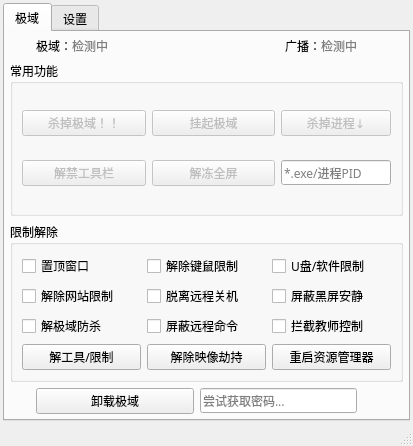
<?xml version="1.0" encoding="UTF-8"?>
<ui version="4.0">
 <class>NoTopDomain</class>
 <widget class="QMainWindow" name="NoTopDomain">
  <property name="geometry">
   <rect>
    <x>0</x>
    <y>0</y>
    <width>413</width>
    <height>446</height>
   </rect>
  </property>
  <property name="font">
   <font>
    <family>Microsoft YaHei UI Light</family>
    <pointsize>9</pointsize>
   </font>
  </property>
  <property name="windowTitle">
   <string>NoTopDomain v0.01 By LYX</string>
  </property>
  <widget class="QWidget" name="centralwidget">
   <layout class="QGridLayout" name="gridLayout">
    <property name="leftMargin">
     <number>3</number>
    </property>
    <property name="topMargin">
     <number>3</number>
    </property>
    <property name="rightMargin">
     <number>3</number>
    </property>
    <property name="bottomMargin">
     <number>3</number>
    </property>
    <property name="spacing">
     <number>3</number>
    </property>
    <item row="0" column="0">
     <widget class="QTabWidget" name="PigeonGames">
      <property name="currentIndex">
       <number>0</number>
      </property>
      <widget class="QWidget" name="tab">
       <attribute name="title">
        <string>极域</string>
       </attribute>
       <layout class="QGridLayout" name="gridLayout_4">
        <property name="leftMargin">
         <number>5</number>
        </property>
        <property name="topMargin">
         <number>5</number>
        </property>
        <property name="rightMargin">
         <number>5</number>
        </property>
        <property name="bottomMargin">
         <number>5</number>
        </property>
        <item row="2" column="0" colspan="4">
         <widget class="QGroupBox" name="groupBox_2">
          <property name="title">
           <string>限制解除</string>
          </property>
          <layout class="QGridLayout" name="gridLayout_3">
           <item row="2" column="0">
            <widget class="QCheckBox" name="UnlockTDHook">
             <property name="text">
              <string>解极域防杀</string>
             </property>
            </widget>
           </item>
           <item row="1" column="2">
            <widget class="QCheckBox" name="NoBlackScreen">
             <property name="text">
              <string>屏蔽黑屏安静</string>
             </property>
            </widget>
           </item>
           <item row="2" column="2">
            <widget class="QCheckBox" name="NoControl">
             <property name="text">
              <string>拦截教师控制</string>
             </property>
            </widget>
           </item>
           <item row="3" column="1">
            <widget class="QPushButton" name="NoImg">
             <property name="text">
              <string>解除映像劫持</string>
             </property>
            </widget>
           </item>
           <item row="0" column="1">
            <widget class="QCheckBox" name="KeyboardYes">
             <property name="text">
              <string>解除键鼠限制</string>
             </property>
            </widget>
           </item>
           <item row="3" column="0">
            <widget class="QPushButton" name="ToolsYes">
             <property name="text">
              <string>解工具/限制</string>
             </property>
            </widget>
           </item>
           <item row="2" column="1">
            <widget class="QCheckBox" name="NoCommand">
             <property name="text">
              <string>屏蔽远程命令</string>
             </property>
            </widget>
           </item>
           <item row="0" column="0">
            <widget class="QCheckBox" name="IamTop">
             <property name="text">
              <string>置顶窗口</string>
             </property>
            </widget>
           </item>
           <item row="0" column="2">
            <widget class="QCheckBox" name="USBYes">
             <property name="text">
              <string>U盘/软件限制</string>
             </property>
            </widget>
           </item>
           <item row="1" column="1">
            <widget class="QCheckBox" name="NoShutdown">
             <property name="text">
              <string>脱离远程关机</string>
             </property>
            </widget>
           </item>
           <item row="3" column="2">
            <widget class="QPushButton" name="RestartExplorer">
             <property name="text">
              <string>重启资源管理器</string>
             </property>
            </widget>
           </item>
           <item row="1" column="0">
            <widget class="QCheckBox" name="WebsiteYes">
             <property name="text">
              <string>解除网站限制</string>
             </property>
            </widget>
           </item>
          </layout>
         </widget>
        </item>
        <item row="0" column="2">
         <widget class="QLabel" name="GBing">
          <property name="layoutDirection">
           <enum>Qt::LeftToRight</enum>
          </property>
          <property name="text">
           <string>广播：&lt;span style=&quot;color:grey&quot;&gt;检测中&lt;/span&gt;</string>
          </property>
          <property name="alignment">
           <set>Qt::AlignRight|Qt::AlignTrailing|Qt::AlignVCenter</set>
          </property>
          <property name="margin">
           <number>0</number>
          </property>
         </widget>
        </item>
        <item row="0" column="1">
         <widget class="QLabel" name="StudentRunning">
          <property name="text">
           <string>极域：&lt;span style=&quot;color:grey&quot;&gt;检测中&lt;/span&gt;</string>
          </property>
          <property name="margin">
           <number>0</number>
          </property>
         </widget>
        </item>
        <item row="0" column="3">
         <widget class="QLabel" name="label_5">
          <property name="maximumSize">
           <size>
            <width>40</width>
            <height>16777215</height>
           </size>
          </property>
          <property name="text">
           <string/>
          </property>
         </widget>
        </item>
        <item row="0" column="0">
         <widget class="QLabel" name="label_6">
          <property name="maximumSize">
           <size>
            <width>20</width>
            <height>16777215</height>
           </size>
          </property>
          <property name="text">
           <string/>
          </property>
         </widget>
        </item>
        <item row="1" column="0" colspan="4">
         <widget class="QGroupBox" name="groupBox">
          <property name="title">
           <string>常用功能</string>
          </property>
          <layout class="QGridLayout" name="gridLayout_2" rowstretch="1,1" columnstretch="1,1,1">
           <property name="verticalSpacing">
            <number>7</number>
           </property>
           <item row="1" column="1">
            <widget class="QPushButton" name="GBWindowed">
             <property name="enabled">
              <bool>false</bool>
             </property>
             <property name="maximumSize">
              <size>
               <width>16777215</width>
               <height>16777215</height>
              </size>
             </property>
             <property name="text">
              <string>解冻全屏</string>
             </property>
             <property name="autoDefault">
              <bool>false</bool>
             </property>
             <property name="flat">
              <bool>false</bool>
             </property>
            </widget>
           </item>
           <item row="0" column="1">
            <widget class="QPushButton" name="HangUpTD">
             <property name="enabled">
              <bool>false</bool>
             </property>
             <property name="sizePolicy">
              <sizepolicy hsizetype="Minimum" vsizetype="Fixed">
               <horstretch>0</horstretch>
               <verstretch>0</verstretch>
              </sizepolicy>
             </property>
             <property name="maximumSize">
              <size>
               <width>16777215</width>
               <height>16777215</height>
              </size>
             </property>
             <property name="text">
              <string>挂起极域</string>
             </property>
            </widget>
           </item>
           <item row="1" column="0">
            <widget class="QPushButton" name="EnableTDBar">
             <property name="enabled">
              <bool>false</bool>
             </property>
             <property name="maximumSize">
              <size>
               <width>16777215</width>
               <height>16777215</height>
              </size>
             </property>
             <property name="text">
              <string>解禁工具栏</string>
             </property>
            </widget>
           </item>
           <item row="0" column="0">
            <widget class="QPushButton" name="KillTD">
             <property name="enabled">
              <bool>false</bool>
             </property>
             <property name="minimumSize">
              <size>
               <width>100</width>
               <height>0</height>
              </size>
             </property>
             <property name="text">
              <string>杀掉极域！！</string>
             </property>
            </widget>
           </item>
           <item row="0" column="2">
            <widget class="QPushButton" name="KillCurrent">
             <property name="enabled">
              <bool>false</bool>
             </property>
             <property name="text">
              <string>杀掉进程↓</string>
             </property>
            </widget>
           </item>
           <item row="1" column="2">
            <widget class="QLineEdit" name="KillSome">
             <property name="enabled">
              <bool>true</bool>
             </property>
             <property name="sizePolicy">
              <sizepolicy hsizetype="Minimum" vsizetype="Fixed">
               <horstretch>0</horstretch>
               <verstretch>0</verstretch>
              </sizepolicy>
             </property>
             <property name="minimumSize">
              <size>
               <width>110</width>
               <height>0</height>
              </size>
             </property>
             <property name="maximumSize">
              <size>
               <width>0</width>
               <height>16777215</height>
              </size>
             </property>
             <property name="placeholderText">
              <string>*.exe/进程PID</string>
             </property>
            </widget>
           </item>
          </layout>
         </widget>
        </item>
        <item row="3" column="1">
         <widget class="QPushButton" name="UninstallTopDomain">
          <property name="text">
           <string>卸载极域</string>
          </property>
         </widget>
        </item>
        <item row="3" column="2">
         <widget class="QLineEdit" name="TDPasswd">
          <property name="sizePolicy">
           <sizepolicy hsizetype="Minimum" vsizetype="Fixed">
            <horstretch>0</horstretch>
            <verstretch>0</verstretch>
           </sizepolicy>
          </property>
          <property name="readOnly">
           <bool>true</bool>
          </property>
          <property name="placeholderText">
           <string>尝试获取密码...</string>
          </property>
         </widget>
        </item>
       </layout>
      </widget>
      <widget class="QWidget" name="tab_3">
       <attribute name="title">
        <string>设置</string>
       </attribute>
       <layout class="QGridLayout" name="gridLayout_6">
        <property name="leftMargin">
         <number>20</number>
        </property>
        <property name="topMargin">
         <number>20</number>
        </property>
        <property name="rightMargin">
         <number>20</number>
        </property>
        <property name="bottomMargin">
         <number>20</number>
        </property>
        <item row="1" column="0">
         <widget class="QCheckBox" name="checkBox_2">
          <property name="text">
           <string>修改窗口化时自动缩放窗口（实验性）</string>
          </property>
         </widget>
        </item>
        <item row="0" column="0">
         <widget class="QCheckBox" name="checkBox">
          <property name="text">
           <string>隐藏托盘</string>
          </property>
         </widget>
        </item>
        <item row="3" column="0">
         <layout class="QFormLayout" name="formLayout">
          <item row="0" column="0">
           <widget class="QLabel" name="label">
            <property name="text">
             <string>唤起窗口快捷键</string>
            </property>
           </widget>
          </item>
          <item row="0" column="1">
           <widget class="QLineEdit" name="showWindowHotKey"/>
          </item>
          <item row="1" column="0">
           <widget class="QLabel" name="label_2">
            <property name="text">
             <string>任务管理器快捷键</string>
            </property>
           </widget>
          </item>
          <item row="1" column="1">
           <widget class="QLineEdit" name="TSKHotKey"/>
          </item>
          <item row="2" column="0">
           <widget class="QLabel" name="label_3">
            <property name="text">
             <string>置顶当前窗口快捷键</string>
            </property>
           </widget>
          </item>
          <item row="2" column="1">
           <widget class="QLineEdit" name="topFocusHotKey"/>
          </item>
          <item row="3" column="0">
           <widget class="QLabel" name="label_4">
            <property name="text">
             <string>杀掉当前窗口快捷键</string>
            </property>
           </widget>
          </item>
          <item row="3" column="1">
           <widget class="QLineEdit" name="killFocusHotKey"/>
          </item>
         </layout>
        </item>
        <item row="5" column="0">
         <spacer name="verticalSpacer">
          <property name="orientation">
           <enum>Qt::Vertical</enum>
          </property>
          <property name="sizeHint" stdset="0">
           <size>
            <width>20</width>
            <height>40</height>
           </size>
          </property>
         </spacer>
        </item>
        <item row="8" column="0">
         <widget class="QPushButton" name="reStart">
          <property name="text">
           <string>重启程序以应用设置</string>
          </property>
         </widget>
        </item>
        <item row="6" column="0">
         <widget class="QPushButton" name="pushButton_2">
          <property name="text">
           <string>保存</string>
          </property>
         </widget>
        </item>
        <item row="2" column="0">
         <widget class="QCheckBox" name="checkBox_3">
          <property name="text">
           <string>禁用QSS</string>
          </property>
         </widget>
        </item>
       </layout>
      </widget>
     </widget>
    </item>
   </layout>
  </widget>
  <widget class="QMenuBar" name="menubar">
   <property name="geometry">
    <rect>
     <x>0</x>
     <y>0</y>
     <width>413</width>
     <height>26</height>
    </rect>
   </property>
  </widget>
  <widget class="QStatusBar" name="statusbar"/>
  <action name="action1">
   <property name="text">
    <string>1</string>
   </property>
  </action>
  <action name="action_1">
   <property name="text">
    <string>关于</string>
   </property>
  </action>
  <action name="action_2">
   <property name="text">
    <string>设置</string>
   </property>
  </action>
  <action name="action_3">
   <property name="text">
    <string>启动TSK</string>
   </property>
  </action>
  <action name="action_4">
   <property name="text">
    <string>运行...</string>
   </property>
  </action>
  <action name="action_5">
   <property name="text">
    <string>映像劫持</string>
   </property>
  </action>
 </widget>
 <resources/>
 <connections/>
</ui>
